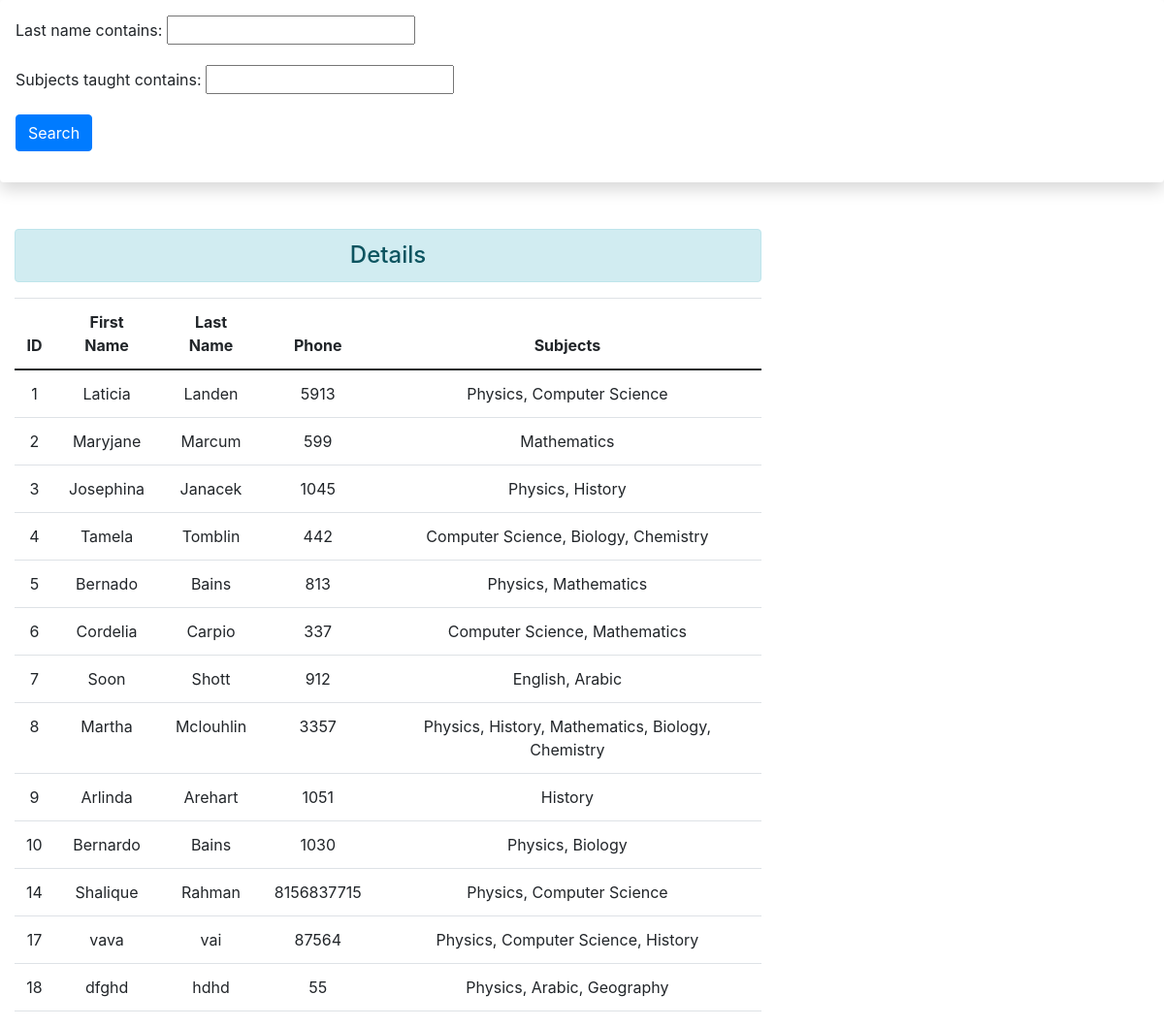
The page /filterapp/ on the database its author committed.
### login/models.py (models this page shows, shortened)
class Teacher(models.Model):
    first_name = models.CharField(max_length=250)
    last_name = models.CharField(max_length=250)
    profile_pic = models.ImageField(upload_to='profile_pics', blank=True)
    email_address = models.EmailField(max_length=250, unique=True)
    phone_number = models.IntegerField()
    room_number = models.CharField(max_length=250)
    subject_choices = (
        (1, 'Physics'),
        (2, 'Computer Science'),
        (3, 'History'),
        (4, 'Mathematics'),
        (5, 'Biology'),
        (6, 'Chemistry'),
        (7, 'English'),
        (8, 'Arabic'),
        (9, 'Geography')
    )
    subjects_taught = MultiSelectField(choices=subject_choices, max_choices=5)

### filterapp/views.py (the view)
# urls.py: path('', views.SnippetListView.as_view(), name='list'),
class SnippetListView(ListView):
    model = Teacher
    template_name = 'filter_list.html'
    def get_context_data(self, **kwargs):
        context = super().get_context_data(**kwargs)
        context['filter'] = TeacherFilter(self.request.GET, queryset=self.get_queryset())
        return context

### templates/filter_list.html (shortened to what this page needs)
{% extends 'base.html' %}
{% block content %}
    <div>
        <form method="GET" class="shadow p-3 mb-5 bg-white rounded">
            <div class="form-group" style="text-align:left">
            {{filter.form.as_p}}
            <button type="submit" class="btn btn-primary">Search</button>
            </div>
        </form>
    </div>
    <div style="text-align:center">
        <div class="col-sm-8">
            <h4 class="text-center alert alert-info">Details</h4>
            <table class="table table-hover">
                <thead>
                    <tr>
                        <th scope="col">ID</th>
                        <th scope="col">First Name</th>
                        <th scope="col">Last Name</th>
                        <th scope="col">Phone</th>
                        <th scope="col">Subjects</th>
                    </tr>
                <tbody>
                {% for snippet in filter.qs %}
                <tr>
                    <td>{{snippet.id}}</td>
                    <td>{{snippet.first_name}}</td>
                    <td>{{snippet.last_name}}</td>
                    <td>{{snippet.phone_number}}</td>
                    <td>{{snippet.subjects_taught}}</td>
                </tr>
                {% endfor %}
                </tbody>
                </thead>
            </table>
            </div>
        </div>
{% endblock content %}

### templates/base.html (shortened to what this page needs)
{% load static %}
<!DOCTYPE html>
<html lang="en">
<head>
    <link rel="stylesheet" href="https://maxcdn.bootstrapcdn.com/bootstrap/4.0.0/css/bootstrap.min.css">
    <link rel="stylesheet" href="https://cdn.jsdelivr.net/npm/bootstrap@5.0.2/dist/css/bootstrap.min.css">
    <link rel="stylesheet" href="{% static 'style.css' %}">
    <link rel="stylesheet" href="https://cdnjs.cloudflare.com/ajax/libs/twitter-bootstrap/4.3.1/css/bootstrap.min.css">
</head>
<body>
{% block content %}
{% endblock %}
</body>
</html>

### rows shown on the page
Teacher: id "1", first_name "Laticia", last_name "Landen", phone_number "5913", subjects_taught "Physics, Computer Science"
Teacher: id "2", first_name "Maryjane", last_name "Marcum", phone_number "599", subjects_taught "Mathematics"
Teacher: id "3", first_name "Josephina", last_name "Janacek", phone_number "1045", subjects_taught "Physics, History"
Teacher: id "4", first_name "Tamela", last_name "Tomblin", phone_number "442", subjects_taught "Computer Science, Biology, Chemistry"
Teacher: id "5", first_name "Bernado", last_name "Bains", phone_number "813", subjects_taught "Physics, Mathematics"
Teacher: id "6", first_name "Cordelia", last_name "Carpio", phone_number "337", subjects_taught "Computer Science, Mathematics"
Teacher: id "7", first_name "Soon", last_name "Shott", phone_number "912", subjects_taught "English, Arabic"
Teacher: id "8", first_name "Martha", last_name "Mclouhlin", phone_number "3357", subjects_taught "Physics, History, Mathematics, Biology, Chemistry"
Teacher: id "9", first_name "Arlinda", last_name "Arehart", phone_number "1051", subjects_taught "History"
Teacher: id "10", first_name "Bernardo", last_name "Bains", phone_number "1030", subjects_taught "Physics, Biology"
Teacher: id "14", first_name "Shalique", last_name "Rahman", phone_number "8156837715", subjects_taught "Physics, Computer Science"
Teacher: id "17", first_name "vava", last_name "vai", phone_number "87564", subjects_taught "Physics, Computer Science, History"
Teacher: id "18", first_name "dfghd", last_name "hdhd", phone_number "55", subjects_taught "Physics, Arabic, Geography"
